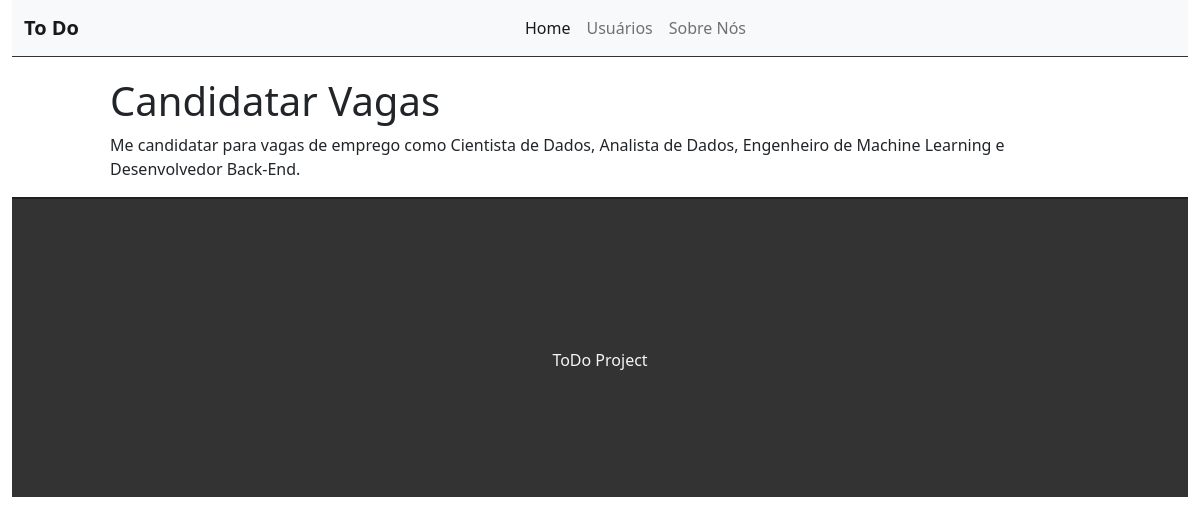
/task/5, run on the app's committed database.
### tasks/models.py (models this page shows, shortened)
class Task(models.Model):
    STATUS = (
        ('doing', 'Doing'),
        ('done', 'Done')
    )
    title = models.CharField(max_length=255)
    description = models.TextField(max_length=255)
    done = models.CharField(
        max_length=5,
        choices=STATUS
    )
    created_at = models.DateTimeField(auto_now_add=True)
    updated_at = models.DateTimeField(auto_now=True)

### tasks/views.py (the view)
# urls.py: path("task/<int:id>", views.taskView, name="task-view"),
def taskView(request, id):
    task = get_object_or_404(Task, pk=id)
    return render(request, 'tasks/task.html', {'task': task})

### tasks/templates/tasks/task.html (shortened to what this page needs)
{% extends 'base.html' %}
{% block content %}
<div class="offset-1 col-10 list-div">
    <h1>{{task.title}}</h1>
    <p>{{task.description}}</p>
</div>
{% endblock %}

### tasks/static/css/style.css (style rules this page uses)
.list-div { padding: 0; }

### data on the page
Task: title "Candidatar Vagas", description "Me candidatar para vagas de emprego como Cientista de Dados, Analista de Dados, Engenheiro de Machine Learning e Desenvolvedor Back-End."
